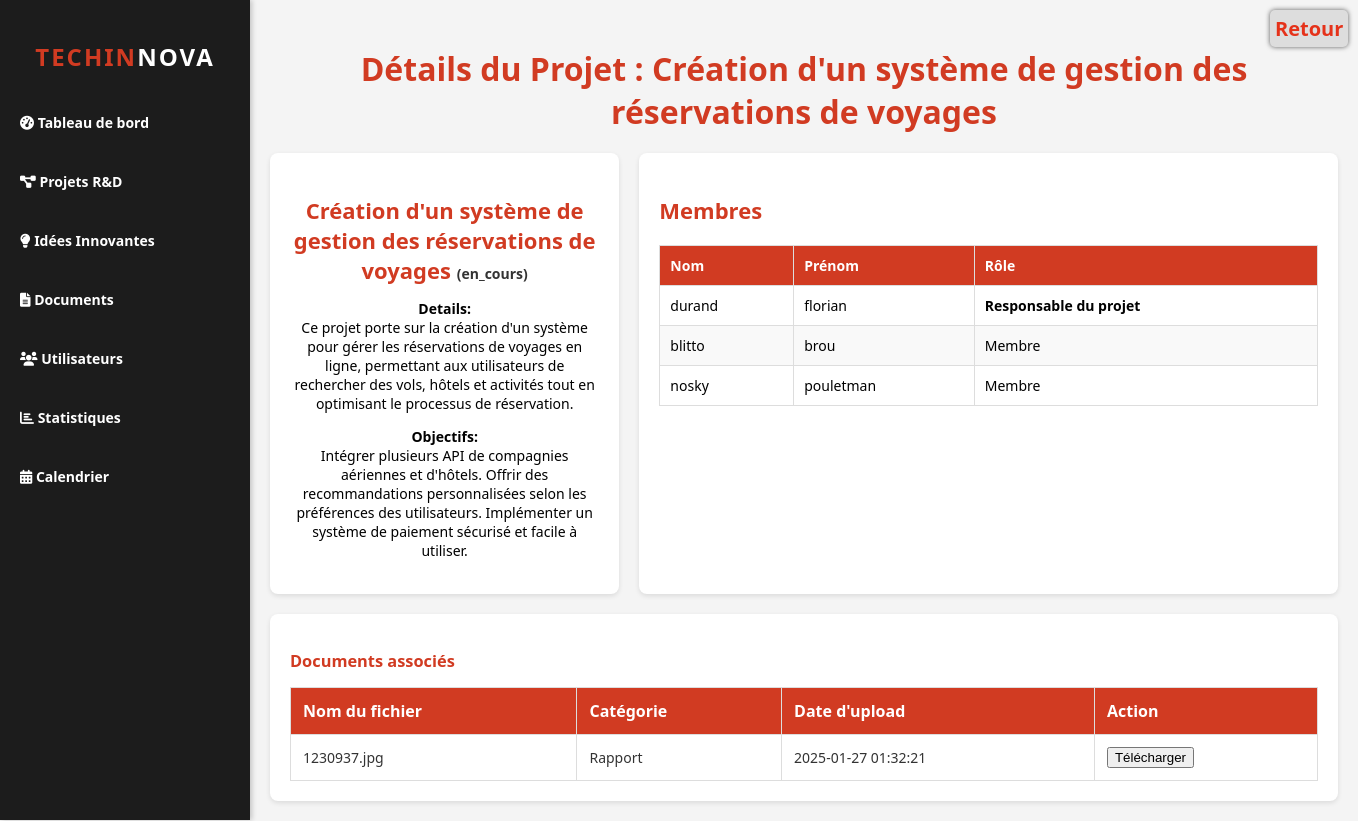
The page /espace_admin/projet.php?id=12 on the database its author committed.
### tables this page shows
CREATE TABLE `projets` (
  `id` int(11) NOT NULL,
  `titre` varchar(255) NOT NULL,
  `description_projet` text NOT NULL,
  `objectifs` text DEFAULT NULL,
  `etat` enum('en_cours','a_venir','termine') DEFAULT 'en_cours',
  `progression` int(11) DEFAULT 0 CHECK (`progression` between 0 and 100),
  `createur_id` int(11) NOT NULL,
  `date_creation` datetime DEFAULT current_timestamp(),
  `date_fin` date DEFAULT NULL,
  `date_modification` datetime DEFAULT current_timestamp() ON UPDATE current_timestamp()
);

CREATE TABLE `utilisateurs` (
  `id` int(11) NOT NULL,
  `nom` varchar(255) NOT NULL,
  `prenom` varchar(255) NOT NULL,
  `email` varchar(255) NOT NULL,
  `mot_de_passe` varchar(255) NOT NULL,
  `profil` enum('administrateur','chercheur','collaborateur_externe') DEFAULT 'collaborateur_externe',
  `date_creation` date NOT NULL
);

CREATE TABLE `documents` (
  `id` int(11) NOT NULL,
  `nom_fichier` varchar(255) NOT NULL,
  `chemin` varchar(500) NOT NULL,
  `categorie` enum('Rapport','Etude','Brevets','Articles') NOT NULL,
  `id_projet` int(11) DEFAULT NULL,
  `id_idee` int(11) DEFAULT NULL,
  `id_uploader` int(11) DEFAULT NULL,
  `date_upload` timestamp NOT NULL DEFAULT current_timestamp()
);

### espace_admin/projet.php (the view, shortened to what this page needs)
<?php
require_once("C:/xampp/htdocs/projet_web/config/connexion.php");
require_once("C:/xampp/htdocs/projet_web/config/commandes.php");
$projet_id = $_GET['id'] ?? null;
if ($projet_id) {
    try {
        $sql = "SELECT titre, description_projet, objectifs, etat, date_fin, createur_id FROM projets WHERE id = :id";
        $stmt = $db->prepare($sql);
        $stmt->bindParam(':id', $projet_id, PDO::PARAM_INT);
        $stmt->execute();
        $projet = $stmt->fetch(PDO::FETCH_ASSOC);
        $sql_members = "SELECT u.id AS id_utilisateur, u.nom, u.prenom
                FROM utilisateurs u
                INNER JOIN membres_projet pm ON u.id = pm.id_utilisateur
                WHERE pm.id_projet = :id";
        $stmt_members = $db->prepare($sql_members);
        $stmt_members->bindParam(':id', $projet_id, PDO::PARAM_INT);
        $stmt_members->execute();
        $membres = $stmt_members->fetchAll(PDO::FETCH_ASSOC);
        $sql_documents = "SELECT nom_fichier, categorie, date_upload FROM documents WHERE id_projet = :id";
        $stmt_documents = $db->prepare($sql_documents);
        $stmt_documents->bindParam(':id', $projet_id, PDO::PARAM_INT);
        $stmt_documents->execute();
        $documents = $stmt_documents->fetchAll(PDO::FETCH_ASSOC);
    } catch (PDOException $e) {
        die("Erreur lors de la récupération des détails du projet : " . $e->getMessage());
    }
} else {
    echo "ID de projet invalide.";
    exit();
}
?>
<!DOCTYPE html>
<html lang="fr">
<head>
    <link rel="stylesheet" href="https://cdnjs.cloudflare.com/ajax/libs/font-awesome/6.0.0-beta3/css/all.min.css">
    <link rel="stylesheet" href="css/projet.css">
</head>
<body>
    <div class="sidebar">
        <h2><span>TechIn</span>nova</h2>
        <nav>
            <ul>
                <li><a href="admin.php"><i class="fas fa-tachometer-alt"></i> Tableau de bord</a></li>
                <li><a href="projetr&d.php"><i class="fas fa-project-diagram"></i> Projets R&D</a></li>
                <li><a href="idees.php"><i class="fas fa-lightbulb"></i> Idées Innovantes</a></li>
                <li><a href="documents.php"><i class="fas fa-file-alt"></i> Documents</a></li>
                <li><a href="users.php"><i class="fas fa-users"></i> Utilisateurs</a></li>
                <li><a href="statistiques.php"><i class="fas fa-chart-bar"></i> Statistiques</a></li>
                <li><a href="calendrier.php"><i class="fas fa-calendar-alt"></i> Calendrier</a></li>
            </ul>
        </nav>
    </div>
    <main id="content" class = "main-content">
        <a href="projetr&d.php" class="back-link">Retour</a>
        <h2>Détails du Projet : <?= htmlspecialchars($projet['titre']) ?></h2>
        <div class="project-grid">
            <section class="project-details">
                <h3><?= htmlspecialchars($projet['titre']) ?> <span>(<?= htmlspecialchars($projet['etat']) ?>)</span></h3>
                <p><strong>Details:</strong><br> <?= htmlspecialchars($projet['description_projet']) ?></p>
                <p><strong>Objectifs:</strong><br> <?= htmlspecialchars($projet['objectifs']) ?></p>
            </section>
            <section class="project-members">
                <h3>Membres</h3>
                <table>
                    <thead>
                        <tr>
                            <th>Nom</th>
                            <th>Prénom</th>
                            <th>Rôle</th>
                        </tr>
                    </thead>
                    <tbody>
                        <?php if (!empty($membres)): ?>
                            <?php foreach ($membres as $membre): ?>
                                <tr>
                                    <td><?= htmlspecialchars($membre['nom']) ?></td>
                                    <td><?= htmlspecialchars($membre['prenom']) ?></td>
                                    <td>
                                        <?php if ($membre['id_utilisateur'] == $projet['createur_id']): ?>
                                            <strong>Responsable du projet</strong>
                                        <?php else: ?>
                                            Membre
                                        <?php endif; ?>
                                    </td>
                                </tr>
                            <?php endforeach; ?>
                        <?php else: ?>
                            <tr>
                                <td colspan="4">Aucun membre pour ce projet.</td>
                            </tr>
                        <?php endif; ?>
                    </tbody>
                </table>
            </section>
        </div>
        <section class="project-documents">
            <h3>Documents associés</h3>
            <table>
                <thead>
                    <tr>
                        <th>Nom du fichier</th>
                        <th>Catégorie</th>
                        <th>Date d'upload</th>
                        <th>Action</th>
                    </tr>
                </thead>
                <tbody>
                    <?php if (!empty($documents)): ?>
                        <?php foreach ($documents as $document): ?>
                            <tr>
                                <td><?= htmlspecialchars($document['nom_fichier']) ?></td>
                                <td><?= htmlspecialchars($document['categorie']) ?></td>
                                <td><?= htmlspecialchars($document['date_upload']) ?></td>
                                <td>
                                    <a href="uploads/<?= urlencode($document['nom_fichier']) ?>" download>
                                        <button type="button">Télécharger</button>
                                    </a>
                                </td>
                            </tr>
                        <?php endforeach; ?>
                    <?php else: ?>
                        <tr>
                            <td colspan="4">Aucun document associé à ce projet.</td>
                        </tr>
                    <?php endif; ?>
                </tbody>
            </table>
        </section>
    </main>
</body>
</html>

### espace_admin/css/projet.css (style rules this page uses)
body { margin: 0; font-family: 'Segoe UI', Tahoma, Geneva, Verdana, sans-serif; background-color: #f4f4f4; display: flex; font-size: 14px; }
.sidebar { width: 250px; height: 100vh; background-color: #1c1c1c; color: #fff; position: fixed; padding-top: 20px; box-shadow: 2px 0 5px rgba(0, 0, 0, 0.2); }
.sidebar h2 { text-align: center; margin-bottom: 30px; font-size: 24px; text-transform: uppercase; letter-spacing: 2px; }
.sidebar h2 span { color: #d13b22; }
.sidebar nav ul { list-style-type: none; padding: 0; }
.sidebar nav ul li { margin: 20px 0; }
.sidebar nav ul li a { color: #fff; text-decoration: none; padding: 10px 20px; display: block; transition: background-color 0.3s, transform 0.3s; font-weight: bold; }
.main-content { margin-left: 250px; padding: 20px; width: calc(100% - 250px); }
main { padding: 20px; max-width: 1200px; margin: auto; }
main h2 { font-size: 32px; color: #d13b22; text-align: center; margin-bottom: 10px; }
.project-grid { display: grid; grid-template-columns: 1fr 2fr; gap: 20px; margin-top: 20px; }
.project-details, .project-members { background-color: #fff; padding: 20px; border-radius: 8px; box-shadow: 0 2px 5px rgba(0, 0, 0, 0.1); }
.project-details { text-align: center; }
.project-details h3, .project-members h3, .project-table h3 { font-weight: 900; font-size: 22px; color: #d13b22; margin-bottom: 10px; }
.project-details h3 span { font-size: 14px; color: #333; }
.project-members table { width: 100%; border-collapse: collapse; margin-top: 20px; }
.project-members th, .project-members td { padding: 10px; text-align: left; border: 1px solid #ddd; }
.project-members th { color: #fff; background-color: #d13b22; font-weight: bold; }
.project-members tr:nth-child(even) { background-color: #f9f9f9; }
.project-members td { vertical-align: middle; }
.project-documents { position: relative; background-color: #fff; padding: 20px; border-radius: 8px; box-shadow: 0 2px 5px rgba(0, 0, 0, 0.1); margin-top: 20px; }
.project-documents h3 { color: #d13b22; margin-bottom: 15px; }
.project-documents table { width: 100%; border-collapse: collapse; margin-top: 10px; }
.project-documents th, .project-documents td { border: 1px solid #ddd; padding: 12px; text-align: left; }
.project-documents th { background-color: #d13b22; color: #fff; font-size: 16px; }
.project-documents td { font-size: 14px; color: #333; }
.project-documents a { text-decoration: none; color: #d13b22; font-weight: bold; }
.back-link { background-color: #dddddd; border-radius: 5px; margin-top: -10px; box-shadow: 0px 0px 5px rgba(0, 0, 0, 0.625); padding: 5px; position: absolute; text-decoration: none; color: #e5321a; margin-left: 1000px; font-size: 20px; font-weight: 900; cursor: default; }

### rows shown on the page
projets: titre "Création d'un système de gestion des réservations de voyages", etat "en_cours", description_projet "Ce projet porte sur la création d'un système pour gérer les réservations de voyages en ligne, permettant aux utilisateurs de rechercher des vols, hôtels et activités tout en optimisant le processus de réservation.", objectifs "Intégrer plusieurs API de compagnies aériennes et d'hôtels. Offrir des recommandations personnalisées selon les préférences des utilisateurs. Implémenter un système de paiement sécurisé et facile à utiliser."
utilisateurs: nom "durand", prenom "florian", shows "Responsable du projet"
utilisateurs: nom "blitto", prenom "brou", shows "Membre"
utilisateurs: nom "nosky", prenom "pouletman", shows "Membre"
documents: nom_fichier "1230937.jpg", categorie "Rapport", date_upload "2025-01-27 01:32:21"
